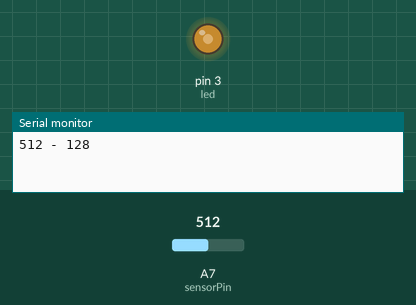
Simulated run of this sketch. Board: Arduino Nano, built with avr-gcc and run on an emulated ATmega328P. Shown: output pins drawn as LEDs (lit = HIGH), the last lines printed to the serial monitor. Inputs (shaded band) come from the test bench; at power-on: A7 (sensorPin) = 512.

Above: at 1.8 s.
1.9 s: A7 (sensorPin) set to 716
At 3.5 s:
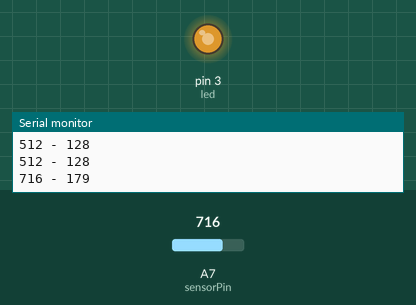
4.5 s: A7 (sensorPin) set to 900
At 7.0 s:
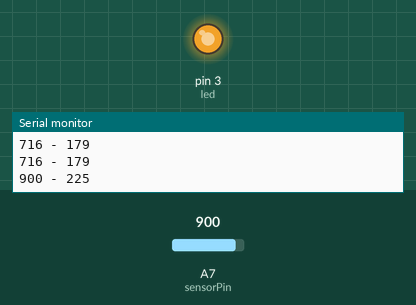
7.5 s: A7 (sensorPin) set to 122
At 9.3 s:
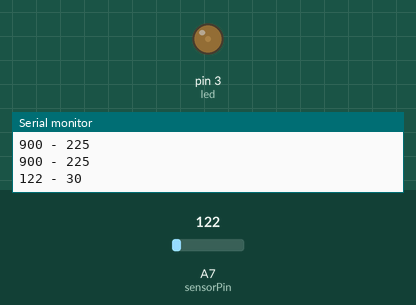
Timing chart, 0 to 10.8 s (numbered marks = the images above; inputs shaded):
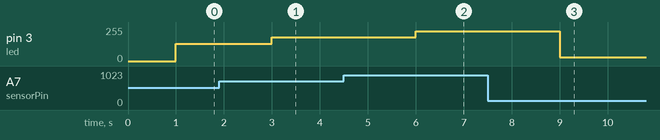

The sketch:

07_photo_resistor_LED.ino
```cpp
int sensorPin = A7;
int led = 3;
int input;
int output;

void setup() {
    Serial.begin(9600);
}

void loop()
{
    // read the sensor value (0-1023)
    input = analogRead(sensorPin);

    // compute the led output value (0-255)
    output = input / 4;

    // wait 1 second
    delay(1000);

    // change the led light brightness
    analogWrite(led, output);

    // write values to serial port
    Serial.print( input);
    Serial.print( " - ");
    Serial.println( output);
}
```

Measured:
- after the input at 1.9 s, pin 3 (led): 128/255 → 179/255 after 1.1 s
- after the input at 4.5 s, pin 3 (led): 179/255 → 225/255 after 1.5 s
- after the input at 7.5 s, pin 3 (led): 225/255 → 30/255 after 1.5 s
